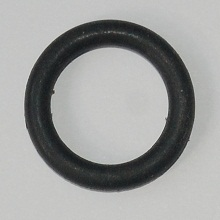
#> input picture O-rings/assets/ORing02.jpg, 220 x 220 px; its folder holds only this picture in this run
$ python main.py
#> lines starting #> are read from the running program, lines starting #| are printed output that depends on the picture; after the words box and inside, x2 and y2 are one past the last pixel; in counts of white or black regions, pixels touching at a corner belong together
### O-rings/utils.py
import numpy as np
import cv2


def sharpen_image(img):
    kernel = np.array([[0, -1, 0], [-1, 5, -1], [0, -1, 0]])
    return cv2.filter2D(img, -1, kernel)


def get_clean_contour(thresh, w, h):
    contours, _ = cv2.findContours(thresh, cv2.RETR_LIST, cv2.CHAIN_APPROX_NONE)
    contours = [cnt for cnt in contours if (cv2.contourArea(cnt) / (w * h)) > 0.02]
    return contours


def get_specific_contour(contours, is_inner):
    """
    returns inner or outer contours
    """
    np_func = np.argmin if is_inner else np.argmax
    contour_areas = [cv2.contourArea(cnt) for cnt in contours]
    inner_contour = contours[np_func(contour_areas)].squeeze()
    return inner_contour


def calculate_roundness(contour):
    area = cv2.contourArea(contour)
    perimeter = cv2.arcLength(contour, True)
    roundness = (4 * np.pi * area) / (perimeter**2)
    return roundness  # for a perfect circle it will yield 1


def stackIt(img_matrix, label_matrix=None, img_scale=1, label_height=30, **kwargs):
    """
    just for visualizing purpose, not nessesory.
    """
    if len(kwargs) == 0:
        kwargs = {
            "fontFace": 0,
            "fontScale": 0.8,
            "color": (255, 255, 255),
            "thickness": 1,
        }

    label_height = 0 if label_matrix == None else label_height
    img_matrix = _resize_and_fill_gaps(img_matrix, img_scale, label_height)

    # putting the labels in each images
    if label_matrix:
        for img_row, label_row in zip(img_matrix, label_matrix):
            for image, label in zip(img_row, label_row):
                h, *_ = image.shape
                cv2.putText(image, label, (10, h - 10), **kwargs)

    row_images = [np.hstack(row) for row in img_matrix]
    return np.vstack(row_images)


def _resize_and_fill_gaps(matrix, scale, label_height):
    # height and width of the first image
    height, width, *_ = matrix[0][0].shape
    height = int(height * scale)
    width = int(width * scale)

    n_rows = len(matrix)
    n_cols = max(len(row) for row in matrix)

    result = np.zeros((n_rows, n_cols, height + label_height, width, 3), dtype=np.uint8)

    for r_idx, row in enumerate(matrix):
        for c_idx, img in enumerate(row):
            img = np.squeeze(img)
            if len(img.shape) == 2:
                img = cv2.cvtColor(img, cv2.COLOR_GRAY2BGR)

            img = cv2.resize(img, (width, height))
            text_place = np.zeros((label_height, width, 3), dtype=np.uint8)
            result[r_idx, c_idx] = np.vstack((img, text_place))

    return result

### O-rings/main.py
import cv2
from os import listdir
import numpy as np
from utils import (
    calculate_roundness,
    get_clean_contour,
    get_specific_contour,
    sharpen_image,
    stackIt,
)


final_stack_img = [[], [], []]
final_stack_label = [[], [], []]

for i, img_name in enumerate(listdir("./assets/")):
    img = cv2.imread("./assets/" + img_name)
#> img is the input picture: shape (220, 220, 3); mean B, G, R 155.7, 156.8, 155.9
    h, w, _ = img.shape
#> h = 220; w = 220
    gray_img = cv2.cvtColor(img, cv2.COLOR_BGR2GRAY)
    gray_img = sharpen_image(gray_img)
#> in sharpen_image, `return cv2.filter2D(img, -1, kernel)`:
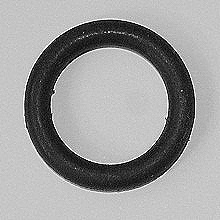
#> returned value: shape (220, 220); min 0, max 255, mean 156.3
    gray_img = cv2.GaussianBlur(gray_img, (3, 3), 1)

    _, thresh = cv2.threshold(
        gray_img, -1, 255, cv2.THRESH_OTSU | cv2.THRESH_BINARY_INV
    )
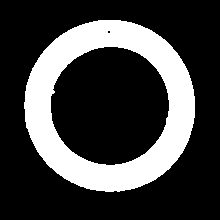
#> thresh: shape (220, 220); 25.3% white; 1 white region

    contours = get_clean_contour(thresh, w, h)
#> in get_clean_contour, `contours, _ = cv2.findContours(thresh, cv2.RETR_LIST, cv2.CHAIN_APPROX..`: contours = 3 contours, 1 with area under 20; largest, box (x1, y1, x2, y2) and area: (24, 20, 195, 192) 22914, (50, 46, 170, 166) 11053
#> in get_clean_contour, `contours = [cnt for cnt in contours if (cv2.contourArea(cnt) / (w * h)..`: contours = 2 contours; box (x1, y1, x2, y2) and area: (24, 20, 195, 192) 22914, (50, 46, 170, 166) 11053

    result = "?"

    if len(contours) == 1:
        # detect the break which clearly a detached circle
        result = "Breaks"
    else:
        # segmentin the inner circle to check if it has any defects (using the convex hull)
        inner_contour = get_specific_contour(contours, True)
#> in get_specific_contour, `contour_areas = [cv2.contourArea(cnt) for cnt in contours]`: contour_areas = [11053, 22913.5]
#> in get_specific_contour, `inner_contour = contours[np_func(contour_areas)].squeeze()`: inner_contour = 336 pairs, first value 50 to 169, second value 46 to 165
        inner_hull = cv2.convexHull(inner_contour)
#> inner_hull = contour of 51 points, box (x1, y1, x2, y2) (50, 46, 170, 166), area 11154
        area_diff = np.abs(cv2.contourArea(inner_contour) - cv2.contourArea(inner_hull))
#> area_diff = 100.5

        if area_diff > 200:
            result = "Breaks"
        else:
            # checking notches in the outer contour
            # NOTE: the notches could be present in the inner contour; but since in the given data doesn't contain notches in inner contour, we can assume it won't be happening
            outer_contour = get_specific_contour(contours, False)
#> outer_contour = 485 pairs, first value 24 to 194, second value 20 to 191

            area = cv2.contourArea(outer_contour)
#> area = 22913.5
            perimeter = cv2.arcLength(outer_contour, True)
#> perimeter = 567.4
            roundness = calculate_roundness(outer_contour)
#> in calculate_roundness, `area = cv2.contourArea(contour)`: area = 22913.5
#> in calculate_roundness, `perimeter = cv2.arcLength(contour, True)`: perimeter = 567.4
#> in calculate_roundness, `roundness = (4 * np.pi * area) / (perimeter**2)`: roundness = 0.894
#> roundness = 0.894
            if roundness < 0.89:
                result = "Notches"
            else:
                result = "Good"

    cv2.drawContours(img, contours, -1, (0, 255, 0), 1)
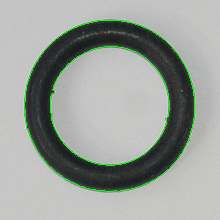
#> img: shape (220, 220, 3); 1.7% of pixels changed, all inside (x1, y1, x2, y2) = (24, 20, 195, 192)

    final_stack_img[i % 3].append(img)
    final_stack_label[i % 3].append(result)


cv2.imshow("window", stackIt(final_stack_img, final_stack_label))
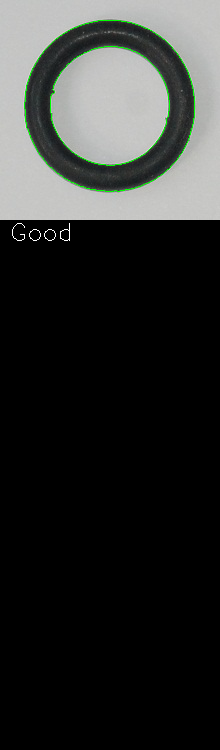
#> window 'window': shape (750, 220, 3); mean B, G, R 45.5, 47.1, 45.6
cv2.waitKey()

$ run again, on O-rings/assets/ORing06.jpg
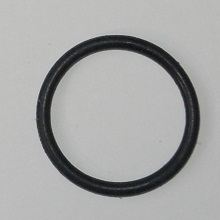
#> input picture O-rings/assets/ORing06.jpg, 220 x 220 px
#> img is the input picture: shape (220, 220, 3); mean B, G, R 164.6, 165, 164.6
#> `_, thresh = cv2.threshold( gray_img, -1, 255, cv2.THRESH_OTSU | cv2.TH..`:
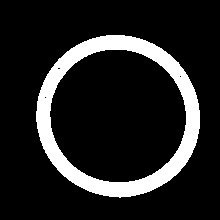
#> thresh: shape (220, 220); 13.9% white; 1 white region
#> in get_clean_contour, `contours, _ = cv2.findContours(thresh, cv2.RETR_LIST, cv2.CHAIN_APPROX..`: contours = 5 contours, 3 with area under 20; largest, box (x1, y1, x2, y2) and area: (36, 35, 200, 198) 20626, (49, 49, 187, 183) 14317
#> in get_clean_contour, `contours = [cnt for cnt in contours if (cv2.contourArea(cnt) / (w * h)..`: contours = 2 contours; box (x1, y1, x2, y2) and area: (36, 35, 200, 198) 20626, (49, 49, 187, 183) 14317
#> contour_areas = [14317, 20626.5]
#> in get_specific_contour, `inner_contour = contours[np_func(contour_areas)].squeeze()`: inner_contour = 382 pairs, first value 49 to 186, second value 49 to 182
#> inner_hull = contour of 60 points, box (x1, y1, x2, y2) (49, 49, 187, 183), area 14425
#> area_diff = 108
#> outer_contour = 461 pairs, first value 36 to 199, second value 35 to 197
#> `area = cv2.contourArea(outer_contour)`: area = 20626.5
#> `perimeter = cv2.arcLength(outer_contour, True)`: perimeter = 539.3
#> in calculate_roundness, `area = cv2.contourArea(contour)`: area = 20626.5
#> in calculate_roundness, `perimeter = cv2.arcLength(contour, True)`: perimeter = 539.3
#> in calculate_roundness, `roundness = (4 * np.pi * area) / (perimeter**2)`: roundness = 0.891
#> img: shape (220, 220, 3); 1.74% of pixels changed, all inside (x1, y1, x2, y2) = (36, 35, 200, 198)
#> `cv2.imshow("window", stackIt(final_stack_img, final_stack_label))`:
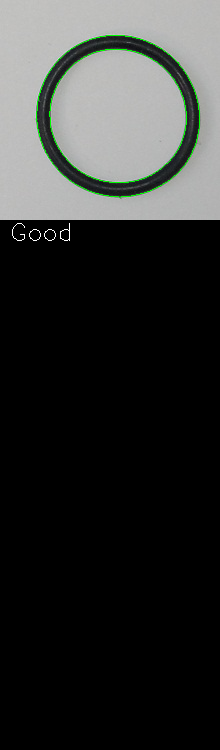
#> window 'window': shape (750, 220, 3); mean B, G, R 48.1, 49.6, 48.2

$ run again, on O-rings/assets/ORing07.jpg
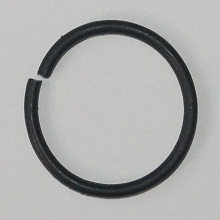
#> input picture O-rings/assets/ORing07.jpg, 220 x 220 px
#> img is the input picture: shape (220, 220, 3); mean B, G, R 170, 170.8, 170.3
#> `_, thresh = cv2.threshold( gray_img, -1, 255, cv2.THRESH_OTSU | cv2.TH..`:
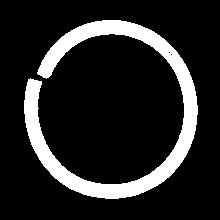
#> thresh: shape (220, 220); 14.7% white; 1 white region
#> in get_clean_contour, `contours, _ = cv2.findContours(thresh, cv2.RETR_LIST, cv2.CHAIN_APPROX..`: contours = 3 contours, 2 with area under 20; largest, box (x1, y1, x2, y2) and area: (24, 20, 198, 199) 6668
#> in get_clean_contour, `contours = [cnt for cnt in contours if (cv2.contourArea(cnt) / (w * h)..`: contours = 1 contour; box (x1, y1, x2, y2) and area: (24, 20, 198, 199) 6668
#> img: shape (220, 220, 3); 1.92% of pixels changed, all inside (x1, y1, x2, y2) = (24, 20, 198, 199)
#> `cv2.imshow("window", stackIt(final_stack_img, final_stack_label))`:
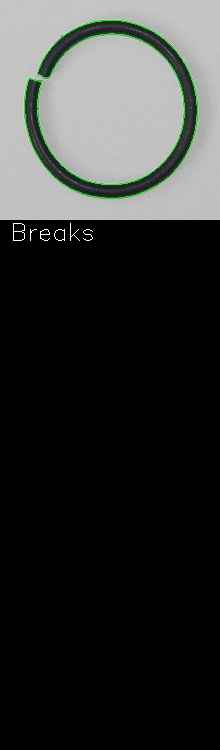
#> window 'window': shape (750, 220, 3); mean B, G, R 49.8, 51.5, 49.9

$ run again, on O-rings/assets/ORing08.jpg
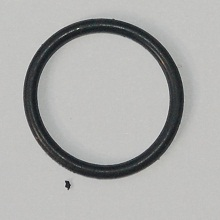
#> input picture O-rings/assets/ORing08.jpg, 220 x 220 px
#> img is the input picture: shape (220, 220, 3); mean B, G, R 172, 173.4, 173
#> `_, thresh = cv2.threshold( gray_img, -1, 255, cv2.THRESH_OTSU | cv2.TH..`:
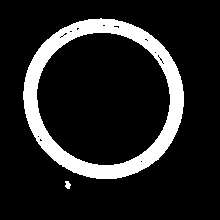
#> thresh: shape (220, 220); 13.5% white; 2 white regions
#> in get_clean_contour, `contours, _ = cv2.findContours(thresh, cv2.RETR_LIST, cv2.CHAIN_APPROX..`: contours = 22 contours, 19 with area under 20; largest, box (x1, y1, x2, y2) and area: (23, 18, 184, 179) 20026, (36, 32, 171, 166) 13902, (65, 181, 71, 189) 24
#> in get_clean_contour, `contours = [cnt for cnt in contours if (cv2.contourArea(cnt) / (w * h)..`: contours = 2 contours; box (x1, y1, x2, y2) and area: (23, 18, 184, 179) 20026, (36, 32, 171, 166) 13902
#> contour_areas = [13901.5, 20026.5]
#> in get_specific_contour, `inner_contour = contours[np_func(contour_areas)].squeeze()`: inner_contour = 375 pairs, first value 36 to 170, second value 32 to 165
#> inner_hull = contour of 61 points, box (x1, y1, x2, y2) (36, 32, 171, 166), area 14006
#> area_diff = 104
#> outer_contour = 455 pairs, first value 23 to 183, second value 18 to 178
#> `area = cv2.contourArea(outer_contour)`: area = 20026.5
#> `perimeter = cv2.arcLength(outer_contour, True)`: perimeter = 531.6
#> in calculate_roundness, `area = cv2.contourArea(contour)`: area = 20026.5
#> in calculate_roundness, `perimeter = cv2.arcLength(contour, True)`: perimeter = 531.6
#> in calculate_roundness, `roundness = (4 * np.pi * area) / (perimeter**2)`: roundness = 0.89
#> img: shape (220, 220, 3); 1.71% of pixels changed, all inside (x1, y1, x2, y2) = (23, 18, 184, 179)
#> `cv2.imshow("window", stackIt(final_stack_img, final_stack_label))`:
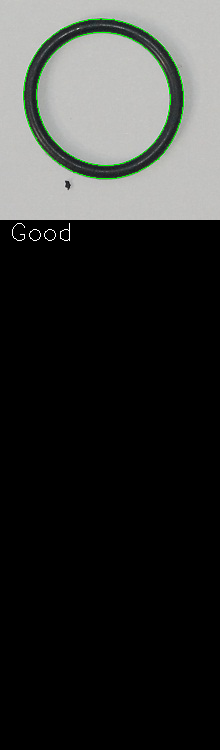
#> window 'window': shape (750, 220, 3); mean B, G, R 50.3, 52, 50.6

$ run again, on O-rings/assets/ORing03.jpg
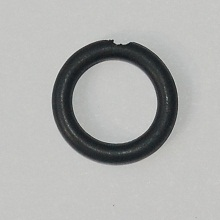
#> input picture O-rings/assets/ORing03.jpg, 220 x 220 px
#> img is the input picture: shape (220, 220, 3); mean B, G, R 173.8, 175.2, 174.6
#> thresh: shape (220, 220); 14.1% white; 1 white region
#> in get_clean_contour, `contours, _ = cv2.findContours(thresh, cv2.RETR_LIST, cv2.CHAIN_APPROX..`: contours = 5 contours, 3 with area under 20; largest, box (x1, y1, x2, y2) and area: (52, 40, 178, 165) 12231, (71, 59, 158, 145) 5718
#> in get_clean_contour, `contours = [cnt for cnt in contours if (cv2.contourArea(cnt) / (w * h)..`: contours = 2 contours; box (x1, y1, x2, y2) and area: (52, 40, 178, 165) 12231, (71, 59, 158, 145) 5718
#> contour_areas = [5718, 12231]
#> in get_specific_contour, `inner_contour = contours[np_func(contour_areas)].squeeze()`: inner_contour = 242 pairs, first value 71 to 157, second value 59 to 144
#> inner_hull = contour of 47 points, box (x1, y1, x2, y2) (71, 59, 158, 145), area 5784
#> area_diff = 66.5
#> outer_contour = 356 pairs, first value 52 to 177, second value 40 to 164
#> `area = cv2.contourArea(outer_contour)`: area = 12231
#> `perimeter = cv2.arcLength(outer_contour, True)`: perimeter = 418.1
#> in calculate_roundness, `area = cv2.contourArea(contour)`: area = 12231
#> in calculate_roundness, `perimeter = cv2.arcLength(contour, True)`: perimeter = 418.1
#> in calculate_roundness, `roundness = (4 * np.pi * area) / (perimeter**2)`: roundness = 0.879
#> img: shape (220, 220, 3); 1.24% of pixels changed, all inside (x1, y1, x2, y2) = (52, 40, 178, 165)
#> `cv2.imshow("window", stackIt(final_stack_img, final_stack_label))`:
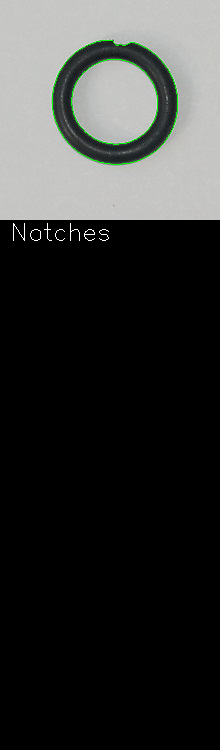
#> window 'window': shape (750, 220, 3); mean B, G, R 51.1, 52.4, 51.3
